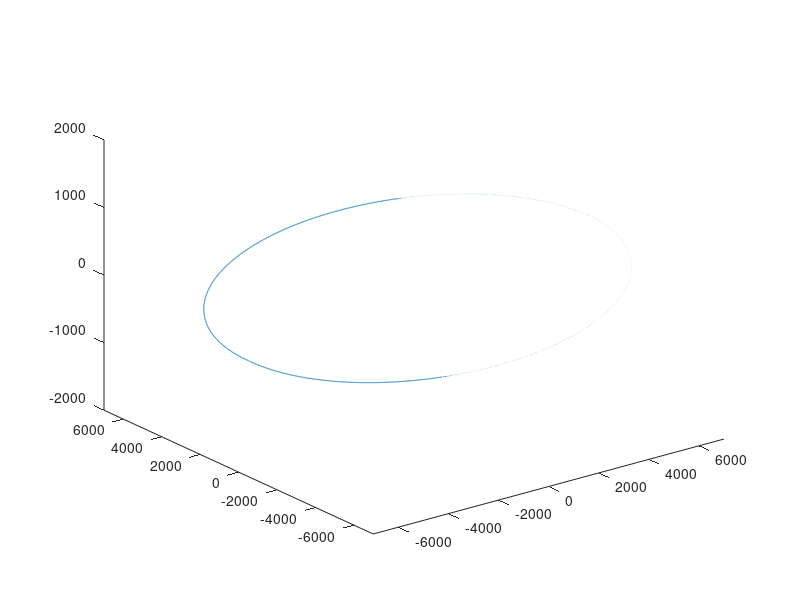

The MATLAB script that drew this image:
% This is the main, top-level program.
% It will set the parameters and utilize the Calculate Time Difference 
% program and the Locate Satellite program for each point, then display the 
% results.

% Setup
earthRadius = 6371; %km
elev_low = earthRadius + 200;
elev_high = earthRadius + 600;

%Satellite Points
theta = -pi:0.001:pi;
rho = zeros(1, length(theta));
rho(1:floor(length(theta)/2)) = linspace(elev_low, elev_high, floor(length(theta)/2));
rho(floor(length(theta)/2):length(theta)) = linspace(elev_high, elev_low, length(theta)-floor(length(theta)/2)+1);
polarZ = 400*cos(theta);
[x, y, z] = pol2cart(theta, rho, polarZ);
plot3(x, y, z);
axis([-7000 7000 -7000 7000 -2000 2000]);

% TODO
% Edit orbit so it passes over ROC
% Sample PART of orbit for data

% Calculate Time Difference
% Locate